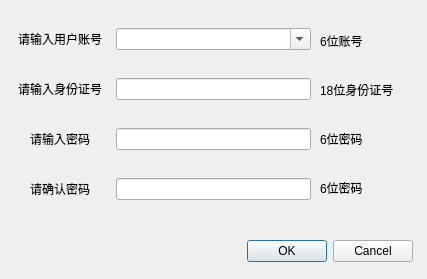
<?xml version="1.0" encoding="UTF-8"?>
<ui version="4.0">
 <class>user_close</class>
 <widget class="QMainWindow" name="user_close">
  <property name="geometry">
   <rect>
    <x>0</x>
    <y>0</y>
    <width>427</width>
    <height>279</height>
   </rect>
  </property>
  <property name="windowTitle">
   <string>销户</string>
  </property>
  <property name="styleSheet">
   <string notr="true">background-image: url(:/imagin/花7.bmp);</string>
  </property>
  <widget class="QWidget" name="centralwidget">
   <widget class="QWidget" name="gridLayoutWidget">
    <property name="geometry">
     <rect>
      <x>10</x>
      <y>10</y>
      <width>301</width>
      <height>211</height>
     </rect>
    </property>
    <layout class="QGridLayout" name="gridLayout">
     <item row="3" column="0">
      <widget class="QLabel" name="label_4">
       <property name="minimumSize">
        <size>
         <width>100</width>
         <height>30</height>
        </size>
       </property>
       <property name="maximumSize">
        <size>
         <width>100</width>
         <height>30</height>
        </size>
       </property>
       <property name="text">
        <string>请确认密码</string>
       </property>
       <property name="alignment">
        <set>Qt::AlignCenter</set>
       </property>
      </widget>
     </item>
     <item row="1" column="1">
      <widget class="QLineEdit" name="user_id">
       <property name="maximumSize">
        <size>
         <width>200</width>
         <height>16777215</height>
        </size>
       </property>
       <property name="sizeIncrement">
        <size>
         <width>200</width>
         <height>0</height>
        </size>
       </property>
      </widget>
     </item>
     <item row="2" column="0">
      <widget class="QLabel" name="label_3">
       <property name="minimumSize">
        <size>
         <width>100</width>
         <height>30</height>
        </size>
       </property>
       <property name="maximumSize">
        <size>
         <width>100</width>
         <height>30</height>
        </size>
       </property>
       <property name="text">
        <string>请输入密码</string>
       </property>
       <property name="alignment">
        <set>Qt::AlignCenter</set>
       </property>
      </widget>
     </item>
     <item row="3" column="1">
      <widget class="QLineEdit" name="user_passward2">
       <property name="maximumSize">
        <size>
         <width>200</width>
         <height>16777215</height>
        </size>
       </property>
       <property name="sizeIncrement">
        <size>
         <width>200</width>
         <height>0</height>
        </size>
       </property>
       <property name="alignment">
        <set>Qt::AlignLeading|Qt::AlignLeft|Qt::AlignVCenter</set>
       </property>
      </widget>
     </item>
     <item row="1" column="0">
      <widget class="QLabel" name="label">
       <property name="minimumSize">
        <size>
         <width>100</width>
         <height>30</height>
        </size>
       </property>
       <property name="maximumSize">
        <size>
         <width>100</width>
         <height>30</height>
        </size>
       </property>
       <property name="text">
        <string>请输入身份证号</string>
       </property>
       <property name="alignment">
        <set>Qt::AlignCenter</set>
       </property>
      </widget>
     </item>
     <item row="0" column="0">
      <widget class="QLabel" name="label_2">
       <property name="minimumSize">
        <size>
         <width>100</width>
         <height>30</height>
        </size>
       </property>
       <property name="maximumSize">
        <size>
         <width>100</width>
         <height>30</height>
        </size>
       </property>
       <property name="text">
        <string>请输入用户账号</string>
       </property>
       <property name="alignment">
        <set>Qt::AlignCenter</set>
       </property>
      </widget>
     </item>
     <item row="2" column="1">
      <widget class="QLineEdit" name="user_passward1">
       <property name="maximumSize">
        <size>
         <width>200</width>
         <height>16777215</height>
        </size>
       </property>
       <property name="sizeIncrement">
        <size>
         <width>200</width>
         <height>0</height>
        </size>
       </property>
       <property name="alignment">
        <set>Qt::AlignLeading|Qt::AlignLeft|Qt::AlignVCenter</set>
       </property>
      </widget>
     </item>
     <item row="0" column="1">
      <widget class="QComboBox" name="user_num">
       <property name="editable">
        <bool>true</bool>
       </property>
      </widget>
     </item>
    </layout>
   </widget>
   <widget class="QDialogButtonBox" name="yesorno">
    <property name="geometry">
     <rect>
      <x>140</x>
      <y>240</y>
      <width>273</width>
      <height>23</height>
     </rect>
    </property>
    <property name="standardButtons">
     <set>QDialogButtonBox::Cancel|QDialogButtonBox::Ok</set>
    </property>
   </widget>
   <widget class="QWidget" name="gridLayoutWidget_2">
    <property name="geometry">
     <rect>
      <x>320</x>
      <y>10</y>
      <width>101</width>
      <height>211</height>
     </rect>
    </property>
    <layout class="QGridLayout" name="gridLayout_2">
     <item row="1" column="0">
      <widget class="QLabel" name="label_6">
       <property name="maximumSize">
        <size>
         <width>100</width>
         <height>25</height>
        </size>
       </property>
       <property name="text">
        <string>18位身份证号</string>
       </property>
      </widget>
     </item>
     <item row="2" column="0">
      <widget class="QLabel" name="label_7">
       <property name="maximumSize">
        <size>
         <width>100</width>
         <height>25</height>
        </size>
       </property>
       <property name="text">
        <string>6位密码</string>
       </property>
      </widget>
     </item>
     <item row="0" column="0">
      <widget class="QLabel" name="label_5">
       <property name="maximumSize">
        <size>
         <width>100</width>
         <height>25</height>
        </size>
       </property>
       <property name="text">
        <string>6位账号</string>
       </property>
      </widget>
     </item>
     <item row="3" column="0">
      <widget class="QLabel" name="label_8">
       <property name="maximumSize">
        <size>
         <width>100</width>
         <height>25</height>
        </size>
       </property>
       <property name="text">
        <string>6位密码</string>
       </property>
      </widget>
     </item>
    </layout>
   </widget>
  </widget>
 </widget>
 <resources/>
 <connections/>
</ui>
